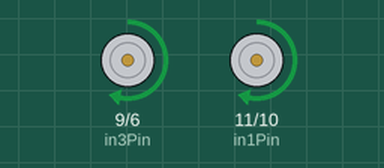
Simulated run of this sketch. Board: Arduino Uno, built with avr-gcc and run on an emulated ATmega328P. On the bench: motor-driver pin pairs drawn as motors (green arrow = first pin HIGH = forward, orange = second pin HIGH = backward, longer = more drive).

Above: at 0.7 s.
At 5.2 s:
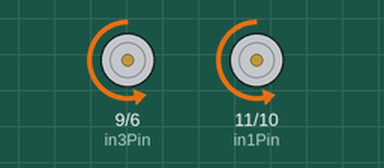
Timing chart, 0 to 6.9 s (numbered marks = the images above):
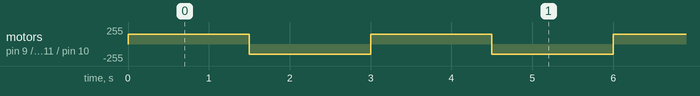

The sketch:

September20.ino
```cpp
const int in1Pin = 11;
const int in2Pin = 10;
const int in3Pin = 9;
const int in4Pin = 6;

void setup() {

  pinMode (in1Pin, OUTPUT);
  pinMode (in2Pin, OUTPUT);
  pinMode (in3Pin, OUTPUT);
  pinMode (in4Pin, OUTPUT);

}

void loop() {

  analogWrite (in1Pin, 150);
  analogWrite (in2Pin, LOW);
  analogWrite (in3Pin, 150);
  analogWrite (in4Pin, LOW);
  delay(1500);
  analogWrite (in1Pin, LOW);
  analogWrite (in2Pin, 150);
  analogWrite (in3Pin, LOW);
  analogWrite (in4Pin, 150);
  delay(1500);
}
```

Measured:
- by itself, motor on pin 9 (in3Pin) / pin 6 (in4Pin), motor on pin 11 (in1Pin) / pin 10 (in2Pin): alternates forward 150/255 for 1.5 s and backward 150/255 for 1.5 s
